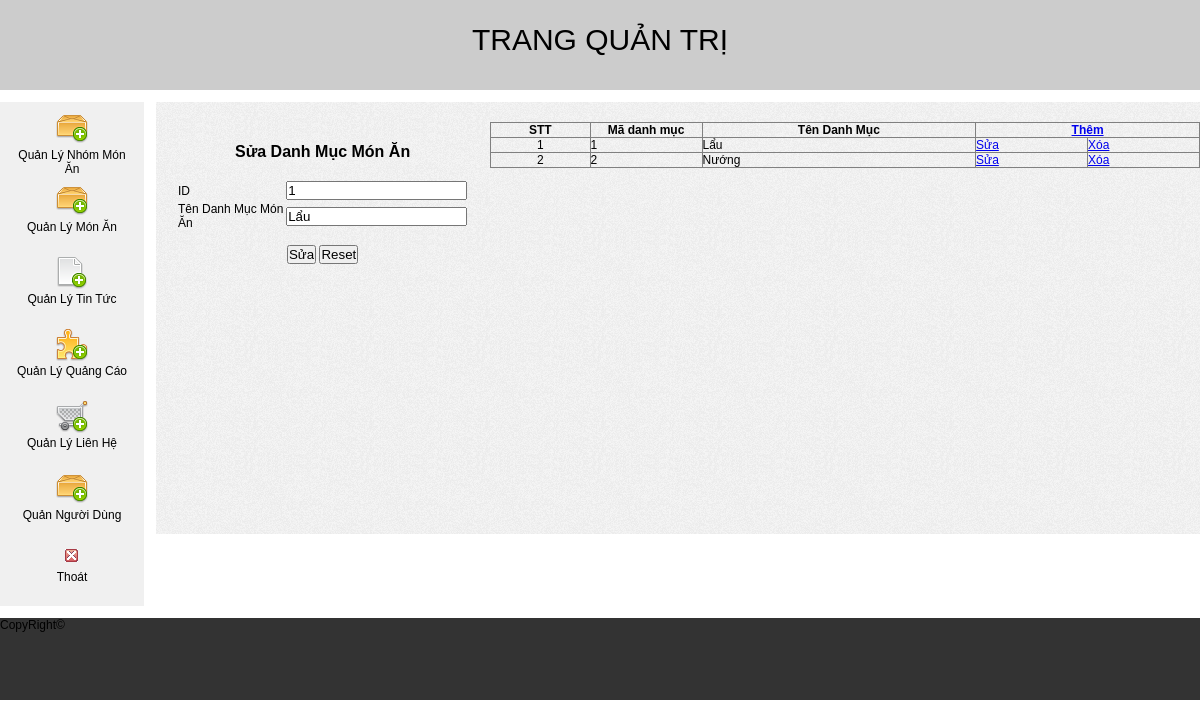
The app's page /admin/index.php?quanly=nhommonan&ac=sua&id=1 with its own data.
### tables this page shows
CREATE TABLE IF NOT EXISTS `tbl_nhom_mon_an` (
  `id_nhom` int(11) NOT NULL AUTO_INCREMENT,
  `ten_nhom` varchar(50) NOT NULL,
  PRIMARY KEY (`id_nhom`)
);

### admin/modules/config.php (called while the page is built, shortened)
<?php
	$database_name = "db_php_web_datmon_nh";
?>

### admin/modules/nhommonan/lietke.php (the view, shortened to what this page needs)
<div class="right-content">
  <table width="100%" border="1" style="border-collapse:collapse;">
    <tr>
      <th width="8%"><div align="center">STT</div></th>
      <th width="9%">Mã danh mục</th>
      <th width="22%">Tên Danh Mục</th>
      <th colspan="2"><a href="index.php?quanly=danhmuc&ac=them">Thêm</a></th>
    </tr>
    <?php
 		$query = "SELECT * FROM `tbl_nhom_mon_an`";
		$rows = mysql_db_query($database_name,$query);
		$i = 1;
		while($row = mysql_fetch_array($rows)){
	?>
    <tr>
      <td><div align="center"><?php echo $i; ?></div></td>
      <td><?php echo $row["id_nhom"] ?></td>
      <td><?php echo $row["ten_nhom"] ?></td>
      <td width="9%"><a href="index.php?quanly=nhommonan&ac=sua&id=<?php echo $row['id_nhom'] ?>">Sửa</a></td>
      <td width="9%"><a href="modules/nhommonan/xuly.php?quanly=nhommonan&ac=xoa&id=<?php echo $row['id_nhom'] ?>">Xóa</a></td>
    </tr>
    <?php
		$i++;
	  	}
  	?>
  </table>
</div>

### admin/modules/nhommonan/sua.php
<?php
$query_select_danhmuc = "select * from tbl_nhom_mon_an where id_nhom = '$_GET[id]'";
$result = mysql_query ( $query_select_danhmuc );
$row = mysql_fetch_assoc ( $result );
?>
<form action="modules/nhommonan/xuly.php?id=<?php echo $_GET['id']  ?>"
	method="post">
	<div class="left-content">
		<table width="100%" border="0"
			style="padding-left: 20px; text-transform: capitalize">
			<tr>
				<td height="55" colspan="2" align="center"
					style="text-transform: capitalize; font-family: Arial, Helvetica, sans-serif; font-size: 16px; font-weight: bold;">Sửa
					Danh Mục Món Ăn</td>
			</tr>
			<tr>
				<td width="46%">ID</td>
				<td width="54%"><label for="id_nhom"></label> <input type="text"
					readonly="readonly" name="id_nhom" id="id_nhom"
					value="<?php echo $row['id_nhom'] ?>"></td>
			</tr>
			<tr>
				<td>Tên Danh Mục Món Ăn</td>
				<td><label for="ten_nhom"></label> <input type="text"
					name="ten_nhom" id="ten_nhom"
					value="<?php echo $row['ten_nhom'] ?>"></td>
			</tr>
			<tr>
				<td height="44" colspan="2" style="text-align: center"><input
					name="sua" type="submit" id="sua" value="Sửa"> <input type="reset"
					name="clear" id="clear" value="Reset"></td>
			</tr>
		</table>
	</div>
</form>

### admin/css/style.css (style rules this page uses)
* { margin: 0px; padding: 0px; }
body { font-family:Arial, Helvetica, sans-serif; font-size:12px; }
div.left-content, div.right-content { float:left; width:30%; }
div.right-content { float:right; width:68%; }

### records on screen
tbl_nhom_mon_an: id_nhom "1", ten_nhom "Lẩu"
tbl_nhom_mon_an: id_nhom "2", ten_nhom "Nướng"
